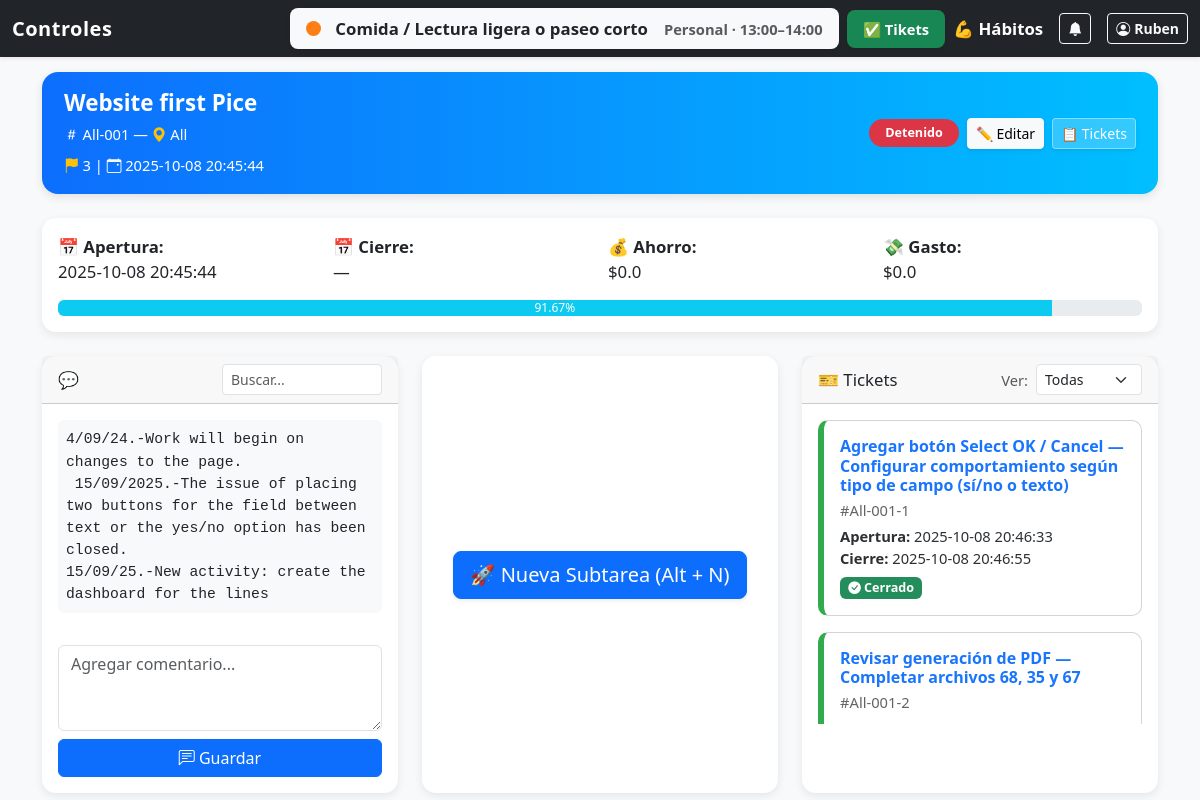
Screenshot of /projects/3 (signed in) with the database file from the repository.
### tables this page shows
CREATE TABLE projects (id INTEGER PRIMARY KEY AUTOINCREMENT, nombre TEXT NOT NULL, numero_de_queja TEXT UNIQUE NOT NULL, sitio TEXT NOT NULL, prioridad TEXT NOT NULL, status TEXT NOT NULL CHECK (status IN ('Planeado', 'Detenido', 'Trabajando', 'Cerrado')), fecha_apertura TEXT NOT NULL, fecha_cierre TEXT, comentarios TEXT, ahorro REAL DEFAULT 0, gasto REAL DEFAULT 0);

CREATE TABLE subtasks (
                id INTEGER PRIMARY KEY AUTOINCREMENT,
                project_id INTEGER NOT NULL,
                numero_de_queja TEXT NOT NULL,
                nombre_subtarea TEXT NOT NULL,
                cerrado INTEGER NOT NULL DEFAULT 0,
                fecha_apertura TEXT NOT NULL,
                fecha_cierre TEXT, comentarios TEXT DEFAULT '', tiempo_objetivo_horas REAL, prioridad TEXT, tiempo_objetivo REAL DEFAULT 0, categoria TEXT, aprendizaje TEXT DEFAULT '', dificultad INTEGER DEFAULT 1, tecnologia TEXT DEFAULT 'Otro', kr TEXT DEFAULT '', tipo TEXT,
                FOREIGN KEY (project_id) REFERENCES projects(id)
            );

### routes/project_routes.py (the view, shortened to what this page needs)
@project_bp.route('/projects/<int:project_id>', methods=['GET', 'POST'])
@login_required
def project_detail(project_id):
    from models import agregar_historial
    from models.db import get_db
    p = get_project(current_app, project_id)
    if not p:
        flash("Proyecto no encontrado.", "warning")
        return redirect(url_for('main.index'))
    filter_status = request.args.get('filter', 'all')
    subs = get_subtasks_for_project(current_app, project_id, filter_status)
    avance = project_progress(current_app, project_id)
    username = session.get('username', 'user')
    subtareas = []
    for s in subs:
        d = dict(s)
        d['trabajando'] = esta_trabajando_en_subtarea(current_app, d['id'], username)
        subtareas.append(d)
    db = get_db(current_app)
    cur = db.cursor()
    cur.execute("""
        SELECT * FROM historial
        WHERE (tipo='subtarea' AND ref_id IN (SELECT id FROM subtasks WHERE project_id=?))
           OR (tipo='proyecto' AND ref_id=?)
        ORDER BY datetime(fecha) DESC;
    """, (project_id, project_id))
    historial = cur.fetchall()
    cur.execute("""
        SELECT categoria, GROUP_CONCAT(palabra, ', ') AS palabras, COUNT(*) AS total
        FROM categoria_reglas
        GROUP BY categoria
        ORDER BY categoria;
    """)
    reglas = cur.fetchall()
    cur.execute("SELECT id, nombre FROM paquete_subtareas ORDER BY id;")
    paquetes = cur.fetchall()
    okrs = get_okrs(current_app)
    return render_template(
        'project_detail.html',
        project=p,
        subtasks=subtareas,
        avance=avance,
        filter_status=filter_status,
        historial=historial,
        reglas=reglas,
        paquetes=paquetes,
        okrs=okrs  # 👈 agregado aquí
    )

### auth.py (called while the page is built)
def login_required(f):
    @wraps(f)
    def wrapper(*args, **kwargs):
        if 'user_id' not in session:
            flash("Debes iniciar sesión.", "warning")
            return redirect(url_for('auth.login'))
        return f(*args, **kwargs)
    return wrapper

### models/db.py (called while the page is built, shortened)
def resolve_database_path(app):
    if app and app.config.get("DATABASE"):
        return app.config["DATABASE"]

def get_db(app):
    if "db" not in g:
        db_path = resolve_database_path(app)
        os.makedirs(os.path.dirname(db_path), exist_ok=True)
        g.db = sqlite3.connect(db_path, check_same_thread=False)
        g.db.row_factory = sqlite3.Row
    return g.db

### models/metrics.py (called while the page is built)
def project_progress(app, project_id):
    db = get_db(app)
    cur = db.cursor()
    cur.execute("SELECT COUNT(*) AS total FROM subtasks WHERE project_id=?;", (project_id,))
    total = cur.fetchone()['total']
    if total == 0:
        return 0.0
    cur.execute("SELECT COUNT(*) AS cerradas FROM subtasks WHERE project_id=? AND cerrado=1;", (project_id,))
    cerradas = cur.fetchone()['cerradas']
    return round((cerradas / total) * 100.0, 2)

### models/okr.py (called while the page is built)
def get_okrs(app):
    db = get_db(app)
    cur = db.cursor()
    cur.execute("""
        SELECT categoria, kr
        FROM okr_kr
        WHERE activo = 1
        ORDER BY categoria, kr;
    """)
    return cur.fetchall()

### models/personal.py (called while the page is built)
def get_current_activity(app, username):
    from datetime import datetime
    db = get_db(app)
    cur = db.cursor()
    from zoneinfo import ZoneInfo
    ahora = datetime.now(ZoneInfo("America/Monterrey")).strftime("%H:%M")
    cur.execute("""
        SELECT actividad, tipo, fase, hora_inicio, hora_fin
        FROM daily_schedule
        WHERE username = ?
          AND hora_inicio <= ?
          AND hora_fin > ?
        LIMIT 1;
    """, (username, ahora, ahora))
    row = cur.fetchone()
    if row:
        return dict(row)
    else:
        return {"actividad": "Sin actividades programadas ahora", "tipo": "", "fase": ""}

### models/projects.py (called while the page is built)
def get_project(app, project_id):
    db = get_db(app)
    cur = db.cursor()
    cur.execute("SELECT * FROM projects WHERE id=?;", (project_id,))
    return cur.fetchone()

### models/subtasks.py (called while the page is built)
def esta_trabajando_en_subtarea(app, subtask_id, username):
    db = get_db(app)
    cur = db.cursor()
    cur.execute("""
        SELECT 1
        FROM subtask_tiempo
        WHERE subtask_id=? AND username=? AND fin IS NULL
        LIMIT 1;
    """, (subtask_id, username))
    return cur.fetchone() is not None

### templates/project_detail.html (shortened to what this page needs)
{% extends "base.html" %}
{% block content %}
<link rel="stylesheet" href="https://cdn.jsdelivr.net/npm/bootstrap-icons@1.10.5/font/bootstrap-icons.css">
<div class="project-header mb-4">
    <div class="d-flex flex-wrap justify-content-between align-items-center">
        <div>
            <h3 class="mb-1">{{ project['nombre'] }}</h3>
            <small>
                <i class="bi bi-hash"></i> {{ project['numero_de_queja'] }} —
                <i class="bi bi-geo-alt-fill text-warning"></i> {{ project['sitio'] }}
            </small>
            <div class="mt-2 small">
                <i class="bi bi-flag-fill text-warning"></i> {{ project['prioridad'] }} |
                <i class="bi bi-calendar-event text-light"></i> {{ project['fecha_apertura']|fmt_dt }}
            </div>
        </div>
        <div class="text-end d-flex flex-wrap align-items-center justify-content-end gap-2">
            <span class="badge rounded-pill px-3 py-2 fw-semibold text-white
    {% if project['status']=='Trabajando' %}bg-success
    {% elif project['status']=='Planeado' %}bg-info
    {% elif project['status']=='Detenido' %}bg-danger
    {% else %}bg-secondary{% endif %}">
                {{ project['status'] }}
            </span>
            {% if session.get('user_role') == 'admin' %}
            <a href="{{ url_for('project.project_edit', project_id=project['id']) }}"
                class="btn btn-light btn-sm shadow-sm">
                ✏️ Editar
            </a>
            {% endif %}
            <a href="{{ url_for('tiket.tiket_list', project_id=project['id'], filter='all') }}"
                class="btn btn-outline-light btn-sm shadow-sm"
                style="background: rgba(255,255,255,0.2); border: 1px solid rgba(255,255,255,0.4); color: white;">
                📋 Tickets
            </a>
        </div>
    </div>
</div>
<div class="card card-modern mb-4">
    <div class="card-body">
        <div class="row text-center text-md-start g-3">
            <div class="col-6 col-md-3"><strong>📅 Apertura:</strong><br>{{ project['fecha_apertura']|fmt_dt }}</div>
            <div class="col-6 col-md-3"><strong>📅 Cierre:</strong><br>{{ project['fecha_cierre']|fmt_dt or '—' }}</div>
            <div class="col-6 col-md-3"><strong>💰 Ahorro:</strong><br>${{ project['ahorro'] }}</div>
            <div class="col-6 col-md-3"><strong>💸 Gasto:</strong><br>${{ project['gasto'] }}</div>
        </div>
        <div class="progress mt-3">
            <div class="progress-bar bg-info" style="width: {{ avance }}%;">{{ avance }}%</div>
        </div>
    </div>
</div>
<div class="row g-4">
    <div class="col-lg-4 col-md-6">
        <div class="card card-modern h-100">
            <div class="card-header d-flex justify-content-between align-items-center">
                💬
                <input id="buscadorComentarios" class="form-control form-control-sm" placeholder="Buscar..."
                    style="max-width: 160px;">
            </div>
            <div class="card-body">
                <div class="scrollable-section mb-3">
                    <pre id="comentariosTexto" class="p-2 bg-light rounded"
                        style="white-space: pre-wrap;">{{ project['comentarios'] or '' }}</pre>
                </div>
                <form method="post">
                    <textarea name="comment_text" rows="3" class="form-control mb-2"
                        placeholder="Agregar comentario..."></textarea>
                    <button class="btn btn-primary w-100">
                        <i class="bi bi-chat-left-text"></i> Guardar
                    </button>
                </form>
            </div>
        </div>
    </div>
    <div class="col-lg-4 col-md-6">
        <div class="card card-modern h-100 d-flex align-items-center justify-content-center">
            <button class="btn btn-primary btn-lg rounded-3 shadow-sm" data-bs-toggle="modal"
                data-bs-target="#newTicketPlaybook">
                🚀 Nueva Subtarea (Alt + N)
            </button>
        </div>
    </div>
    <div class="col-lg-4 col-md-12">
        <div class="card card-modern h-100">
            <div class="card-header d-flex justify-content-between align-items-center">
                🎫 Tickets
                <form method="get" class="d-flex align-items-center gap-2">
                    <label class="small text-muted mb-0">Ver:</label>
                    <select name="filter" class="form-select form-select-sm" onchange="this.form.submit()">
                        <option value="all" {% if filter_status=='all' %}selected{% endif %}>Todas</option>
                    </select>
                </form>
            </div>
            <div class="card-body scrollable-section">
                {% if subtasks %}
                <div class="row g-3">
                    {% for s in subtasks %}
                    <div class="col-12">
                        <div
                            class="card ticket-card {% if s['cerrado'] == 1 %}ticket-closed{% else %}ticket-open{% endif %}">
                            <div class="card-body">
                                <h6 class="fw-bold mb-1">
                                    <a href="{{ url_for('tiket.tiket_detail', subtask_id=s['id']) }}"
                                        class="text-decoration-none">
                                        {{ s['nombre_subtarea'] }}
                                    </a>
                                </h6>
                                <p class="small mb-1 text-muted">#{{ s['numero_de_queja'] }}</p>
                                <p class="small mb-2">
                                    <strong>Apertura:</strong> {{ s['fecha_apertura']|fmt_dt }}<br>
                                    <strong>Cierre:</strong> {{ s['fecha_cierre']|fmt_dt or '—' }}
                                </p>
                                <div class="d-flex flex-wrap gap-2 align-items-center mt-2">
                                    {% if s['cerrado'] == 1 %}
                                    <span class="badge bg-success"><i class="bi bi-check-circle-fill"></i>
                                        Cerrado</span>
                                    {% else %}
                                    <span class="badge bg-warning text-dark"><i
                                            class="bi bi-exclamation-circle-fill"></i> Abierto</span>
                                    {% if s['trabajando'] %}
                                    <span class="badge bg-primary"><i class="bi bi-play-fill"></i> En progreso</span>
                                    {% endif %}
                                    {% endif %}
                                </div>
                            </div>
                        </div>
                    </div>
                    {% endfor %}
                </div>
                {% else %}
                <em>No hay subtareas aún.</em>
                {% endif %}
            </div>
        </div>
    </div>
</div>
                            {% set categorias = okrs | groupby('categoria') %}
{% endblock %}

### templates/base.html (style rules this page uses)
body { background-color: #f8f9fa; font-size: 1.05rem; touch-action: manipulation; }

### templates/project_detail.html (style rules this page uses)
.project-header { background: linear-gradient(90deg, #0d6efd, #00bfff); color: #fff; border-radius: 16px; padding: 18px 22px; box-shadow: 0 3px 10px rgba(0, 0, 0, 0.1); }
.project-header h3 { font-weight: 700; font-size: 1.4rem; }
.card-modern { border: none; border-radius: 14px; box-shadow: 0 3px 10px rgba(0, 0, 0, 0.08); }
.scrollable-section { max-height: 320px; overflow-y: auto; scrollbar-width: thin; }
.ticket-card { border-left: 6px solid transparent; border-radius: 10px; transition: transform 0.2s; }
.ticket-closed { border-left-color: #28a745; opacity: 0.95; }

### rows the page displays
projects: nombre "Website first Pice", numero_de_queja "All-001", sitio "All", prioridad "3", fecha_apertura|fmt_dt "2025-10-08 20:45:44", status "Detenido", ahorro "0.0", gasto "0.0", comentarios "4/09/24.-Work will begin on changes to the page. 15/09/2025.-The issue of placing two buttons for the field between text or the yes/no option has been closed. 15/09/25.-New activity: create the dashboard for the lines…"
subtasks: nombre_subtarea "Agregar botón Select OK / Cancel — Configurar comportamiento según tipo de campo (sí/no o texto)", numero_de_queja "All-001-1", fecha_apertura|fmt_dt "2025-10-08 20:46:33", fecha_cierre|fmt_dt "2025-10-08 20:46:55", cerrado 1 (drawn)
subtasks: nombre_subtarea "Revisar generación de PDF — Completar archivos 68, 35 y 67", numero_de_queja "All-001-2"

### other values shown
{{ session.get('username') }} "Ruben"
{{ project['fecha_cierre']|fmt_dt or '—' }} "—"
{{ avance }} "91.67"
